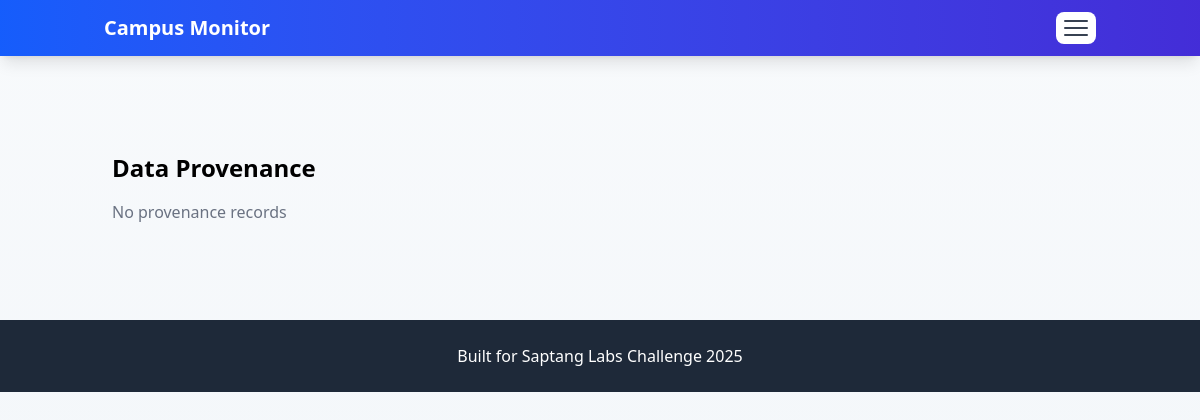
Before: /provenance/ with the older database file.
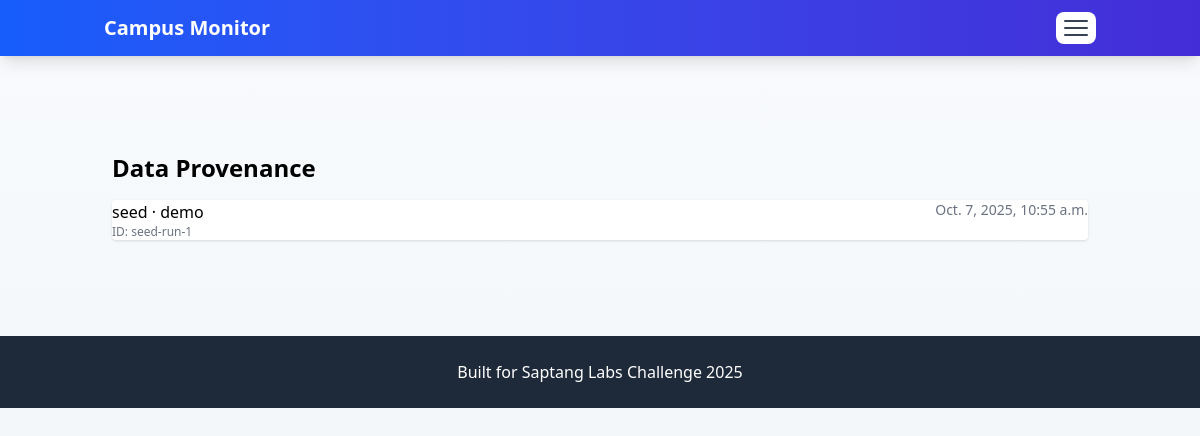
After: the same page with the newer database file.
### campus_monitor/dashboard/models.py (models this page shows, shortened)
class DataProvenance(models.Model):
	source = models.CharField(max_length=200)
	record_type = models.CharField(max_length=200)
	record_id = models.CharField(max_length=400)
	raw = models.JSONField(blank=True, null=True)
	imported_at = models.DateTimeField(default=timezone.now)

### campus_monitor/dashboard/views.py (the view)
# urls.py: path('provenance/', views.provenance_list, name='provenance_list'),
def provenance_list(request):
    pv = DataProvenance.objects.order_by('-imported_at')[:500]
    return render(request, 'dashboard/provenance.html', {'prov': pv})

### campus_monitor/dashboard/context_processors.py (called while the page is built)
def server_date(request):
    server_dt = timezone.now()
    if TimelineEvent is not None:
        try:
            latest = TimelineEvent.objects.order_by('-timestamp').first()
            if latest and latest.timestamp:
                server_dt = latest.timestamp
        except Exception:
            pass
    user_is_staff = False
    try:
        if request.user.is_authenticated:
            prof = getattr(request.user, 'profile', None)
            if prof and getattr(prof, 'role', None) in ('Staff', 'Admin'):
                user_is_staff = True
            else:
                user_is_staff = getattr(request.user, 'is_staff', False)
    except Exception:
        user_is_staff = getattr(request.user, 'is_staff', False)
    return {'server_date': server_dt, 'user_is_staff': user_is_staff}

### campus_monitor/dashboard/templates/dashboard/provenance.html
{% extends 'dashboard/base.html' %}
{% block content %}
<div class="container mx-auto px-6 py-12">
  <h1 class="text-2xl font-bold mb-4">Data Provenance</h1>
  <div class="space-y-3">
    {% for p in prov %}
      <div class="bg-white p-3 rounded shadow">
        <div class="flex justify-between">
          <div>
            <div class="font-medium">{{ p.source }} · {{ p.record_type }}</div>
            <div class="text-xs text-gray-500">ID: {{ p.record_id }}</div>
          </div>
          <div class="text-sm text-gray-500">{{ p.imported_at }}</div>
        </div>
      </div>
    {% empty %}
      <div class="text-gray-500">No provenance records</div>
    {% endfor %}
  </div>
</div>
{% endblock %}

Changed rows visible on the page:
added DataProvenance: source "seed", record_type "demo", record_id "seed-run-1", imported_at "Oct. 7, 2025, 10:55 a.m."
Other visible differences:
text no longer shown: "No provenance records"
